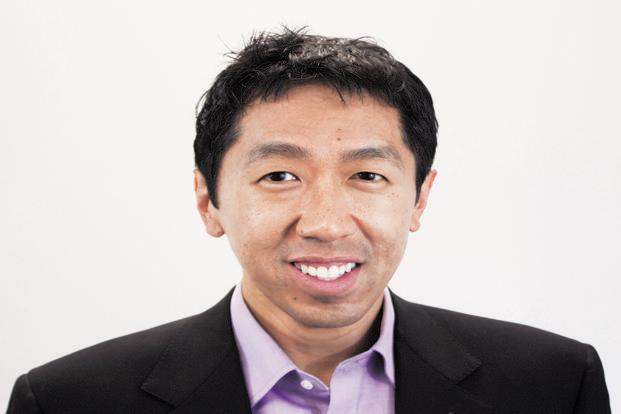
#> input picture November-Meetup-19-Facial-Recognition-using-One-Shot-Learning/andrew1.jpg, 621 x 414 px, found by its file name; its folder holds 3 pictures in this run
$ jupyter execute --allow-errors oneShotter.ipynb   (shell and % lines are left out)   (Python 2 division)
#> lines starting #> are read from the running program, lines starting #| are printed output that depends on the picture
[cell 1]
import numpy as np
import cv2
from keras_vggface.vggface import VGGFace
import matplotlib.pyplot as plt

[cell 2]
from google.colab import drive
from os import listdir
drive.mount('/data')

[cell 3]
from zipfile import ZipFile
#> (the rest of this cell did not finish here and is left out)

[cell 4]
face_cascade = cv2.CascadeClassifier('./oneShotter/haarcascade_frontalface_default.xml')

[cell 5]
img = cv2.imread('./oneShotter/andrew1.jpg')
#> img is the input picture: shape (414, 621, 3); mean B, G, R 178.4, 180.9, 192
img2 = np.copy(img)
img2 = cv2.cvtColor(img2, cv2.COLOR_BGR2RGB)
plt.imshow(img2)

[cell 6]
gray = cv2.cvtColor(img2, cv2.COLOR_BGR2GRAY)
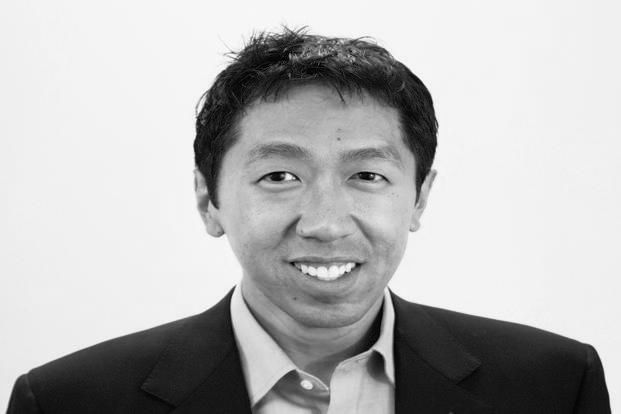
#> gray: shape (414, 621); min 0, max 255, mean 181.6
faces = face_cascade.detectMultiScale(gray, 1.3, 5)
#> faces = [[208, 87, 227, 227]]
for (x,y,w,h) in faces:
    cv2.rectangle(img2,(x,y),(x+w,y+h),(255,0,0),2)
    andrew = img2[y:y+h, x:x+w]
#> this loop made 1 pass
#> pass 1, `andrew = img2[y:y+h, x:x+w]`:
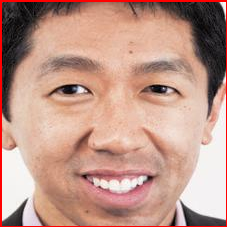
#> andrew: shape (227, 227, 3); mean R, G, B 191.6, 150.5, 136.9
#> after the loop:
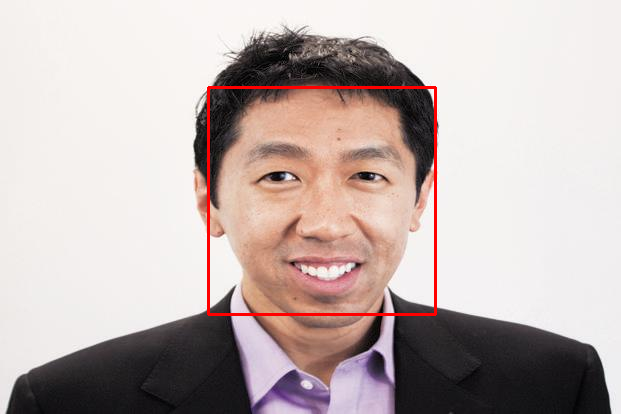
#> img2: shape (414, 621, 3); mean R, G, B 193.2, 179.5, 177

plt.imshow(img2)

[cell 7]
plt.imshow(andrew)

#> (a cell that did not finish here is left out)

#> (a cell that did not finish here is left out)

[cell 10]
andrew_wife = cv2.imread('./oneShotter/andrew wife.jpg')
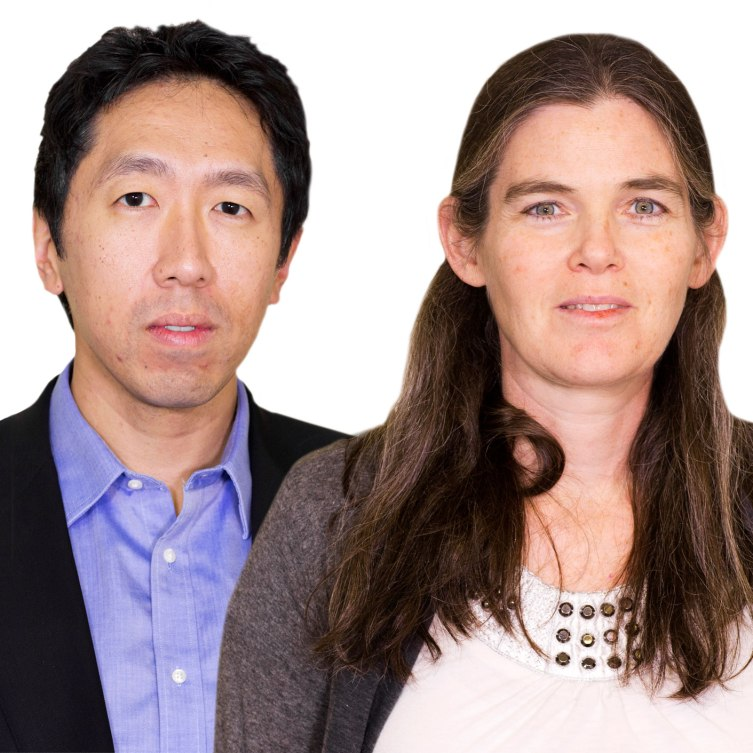
#> input picture November-Meetup-19-Facial-Recognition-using-One-Shot-Learning/andrew wife.jpg, 753 x 753 px, found by its file name
#> andrew_wife is the input picture: shape (753, 753, 3); mean B, G, R 140, 142, 163.7
aw_copy = np.copy(andrew_wife)
aw_copy = cv2.cvtColor(aw_copy, cv2.COLOR_BGR2RGB)
image = []
gray = cv2.cvtColor(andrew_wife, cv2.COLOR_BGR2GRAY)
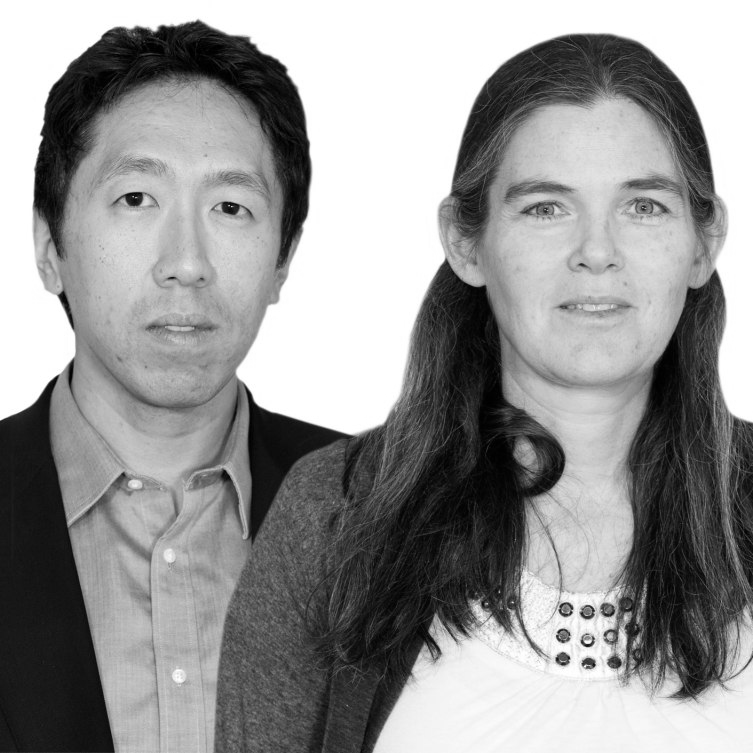
#> gray: shape (753, 753); min 0, max 255, mean 148.3
faces = face_cascade.detectMultiScale(gray, 3, 5)
#> faces = [[76, 121, 216, 216], [489, 130, 216, 216]]
for (x,y,w,h) in faces:
    cv2.rectangle(aw_copy,(x,y),(x+w,y+h),(255,0,0),2)
    image.append(aw_copy[y:y+h, x:x+w])
#> this loop made 2 passes
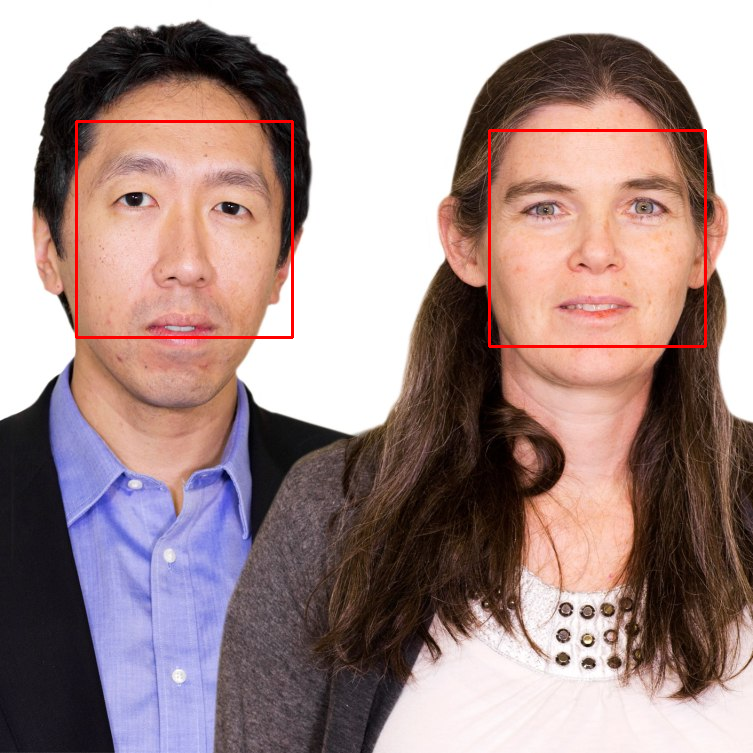
#> aw_copy: shape (753, 753, 3); mean R, G, B 164.6, 140.9, 139.1
#> after the loop, image = 2 items

plt.imshow(aw_copy)

[cell 11]
plt.imshow(image[0])
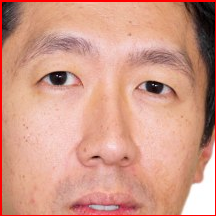
#> shown: shape (216, 216, 3); mean R, G, B 210.3, 153.6, 135.5

[cell 12]
plt.imshow(image[1])
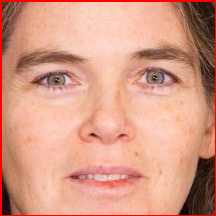
#> shown: shape (216, 216, 3); mean R, G, B 214.2, 154.2, 133.4

[cell 13]
andrew = cv2.resize(image[1], (224,224))
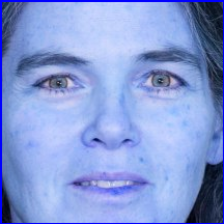
#> andrew: shape (224, 224, 3); mean of channels 0, 1, 2 214.1, 154.1, 133.3; drawn as B, G, R
andrew = np.expand_dims(andrew, axis=0)
#> (the rest of this cell did not finish here and is left out)

[cell 14]
from scipy.spatial.distance import cosine

#> (a cell that did not finish here is left out)

[cell 16]
andrew = cv2.resize(image[0], (224,224))
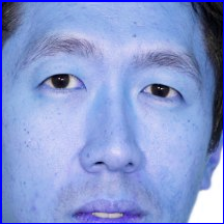
#> andrew: shape (224, 224, 3); mean of channels 0, 1, 2 210.2, 153.5, 135.4; drawn as B, G, R
andrew = np.expand_dims(andrew, axis=0)
#> (the rest of this cell did not finish here and is left out)
